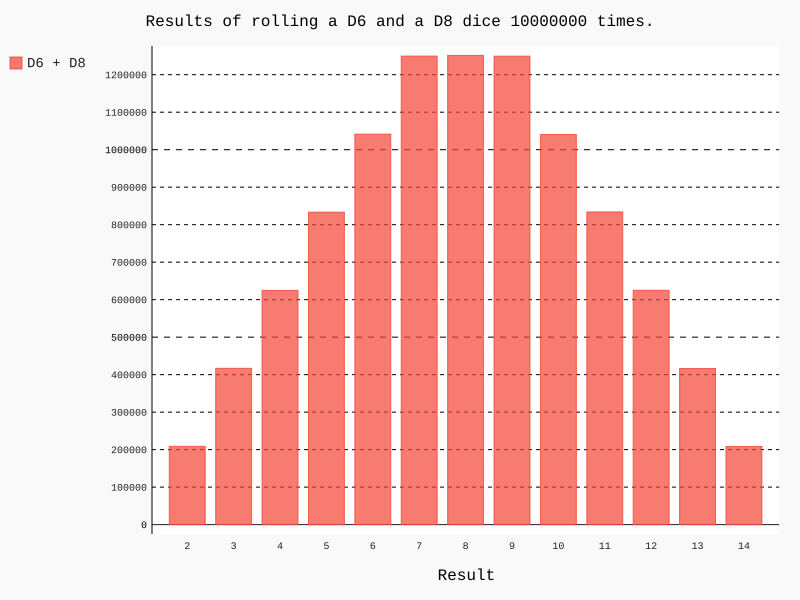

Python code for this plot:
import pygal
from die import Die

# Create a D6 and a D8
die_1 = Die()
die_2 = Die(8)
# Make some rolls, and store results in a list.
results = [die_1.roll() + die_2.roll() for roll_num in range(10000000)]

# Analyze the results.

max_result = die_1.num_sides + die_2.num_sides
frequencies = [results.count(value) for value in range(2, max_result + 1)]


hist = pygal.Bar()
hist.title = "Results of rolling a D6 and a D8 dice 10000000 times."
hist.x_labels = list(range(2, 15))
hist.x_title = "Result"
hist.add("D6 + D8", frequencies)
hist.render_to_file("D8_dice_visual.svg")
